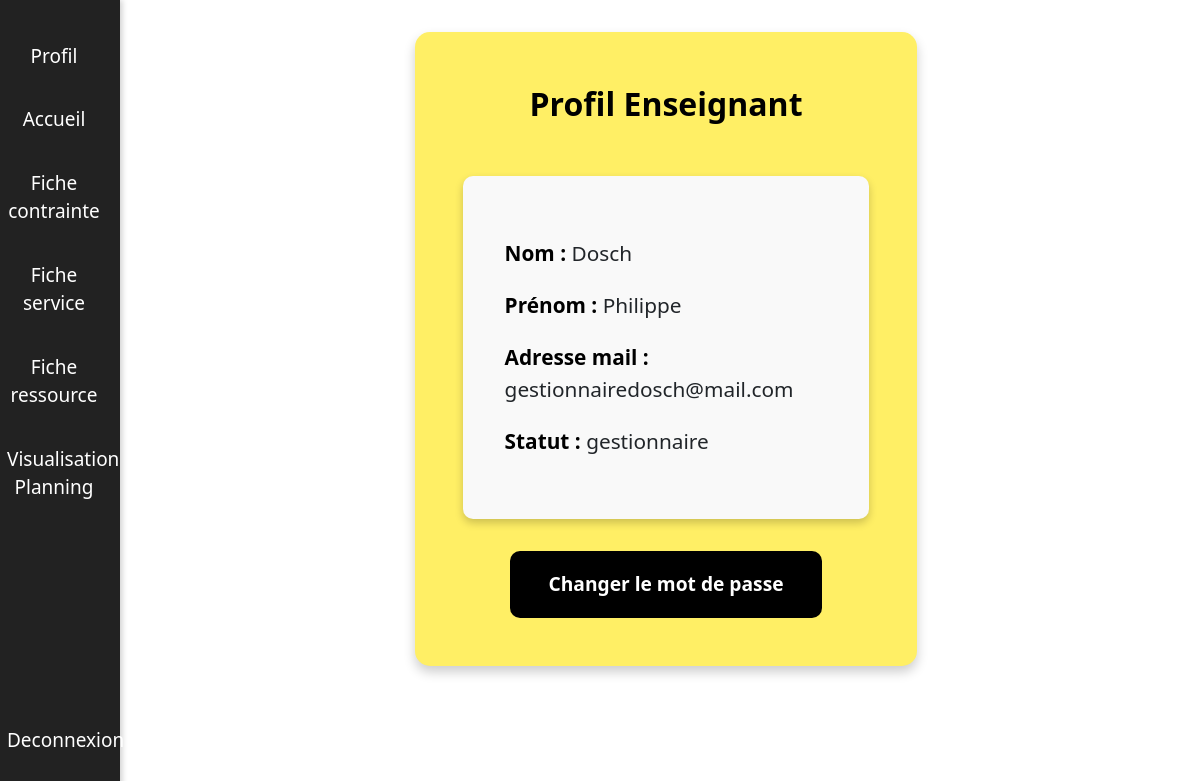
Screenshot of /index.php?action=profilEnseignant (signed in) with the database file from the repository.
### tables this page shows
CREATE TABLE `utilisateurs` (
  `id_utilisateur` int(11) NOT NULL,
  `nom` varchar(255) NOT NULL,
  `prenom` varchar(255) NOT NULL,
  `email` varchar(255) NOT NULL,
  `mot_de_passe` varchar(255) NOT NULL,
  `role` varchar(255) NOT NULL,
  `statut` varchar(255) DEFAULT NULL,
  `nombre_heures` int(11) DEFAULT NULL,
  `reset_token` varchar(255) DEFAULT NULL,
  `reset_token_expiration` datetime DEFAULT NULL,
  `supprimer` tinyint(1) NOT NULL DEFAULT 0,
  `responsable` varchar(20) DEFAULT 'oui',
  `telephone` varchar(20) DEFAULT NULL
);

### index.php (called while the page is built, shortened)
<?php
$action = $_GET['action'] ?? null;
$dispatcher = new Dispatcher($action);
$dispatcher->run();
?>

### src/Enseignant/Profil.php (the view, shortened to what this page needs)
<?php
$pdo = connexionFactory::makeConnection();
$stmt = $pdo->prepare("SELECT * FROM utilisateurs WHERE id_utilisateur = :id_utilisateur");
$stmt->bindParam(':id_utilisateur', $_SESSION['user_id'], PDO::PARAM_INT);
$stmt->execute();
$user = $stmt->fetch(PDO::FETCH_ASSOC);
?>
<!DOCTYPE html>
<html lang="fr">
<head>
</head>
<body>
<div id="main-content">
    <div class="profile-container">
        <div class="profile-header">Profil Enseignant</div>
        <div class="profile-info">
            <p><span>Nom :</span> <?php echo htmlspecialchars($user['nom']); ?></p>
            <p><span>Prénom :</span> <?php echo htmlspecialchars($user['prenom']); ?></p>
            <p><span>Adresse mail :</span> <?php echo htmlspecialchars($user['email']); ?></p>
            <p><span>Statut :</span> <?php echo htmlspecialchars($user['role']); ?></p>
        </div>
        <div class="profile-button">
            <button class="change-password-btn" onclick="location.href='change_password.php'">Changer le mot de passe</button>
        </div>
    </div>
</div>
</body>
</html>

### src/Action/layout.css (style rules this page uses)
* { margin: 0; padding: 0; box-sizing: border-box; }
body { font-family: 'Poppins', sans-serif; }
#menu { position: fixed; top: 0; left: 0; width: 11%; height: 100vh; z-index: 9999; }
#main-content { margin-left: 11%; min-height: 100vh; padding: 2em; }

### src/Enseignant/Profil.php (style rules this page uses)
.profile-container { background: #FFEF65; padding: 3em; border-radius: 15px; box-shadow: 0 6px 12px rgba(0, 0, 0, 0.2); text-align: center; width: 50%; margin: auto; }
.profile-header { font-size: 2rem; font-weight: bold; color: #000; margin-bottom: 1.5em; }
.profile-info { background: #f9f9f9; padding: 2em; border-radius: 10px; box-shadow: 0 4px 8px rgba(0, 0, 0, 0.2); text-align: left; font-size: 1.3rem; }
.profile-info p { margin: 1em 0; }
.profile-info span { font-weight: bold; color: #000; }
.profile-button { margin-top: 2em; }
.change-password-btn { background: #000; color: #fff; border: none; padding: 1em 2em; font-size: 1.2rem; font-weight: bold; border-radius: 10px; cursor: pointer; transition: all 0.3s ease; }

### rows the page displays
utilisateurs: nom "Dosch", prenom "Philippe", email "gestionnairedosch@mail.com", role "gestionnaire"

### other values shown
$action->execute() "Profil Accueil Fiche contrainte Fiche service Fiche ressource Visualisation Planning Deconnexion"
